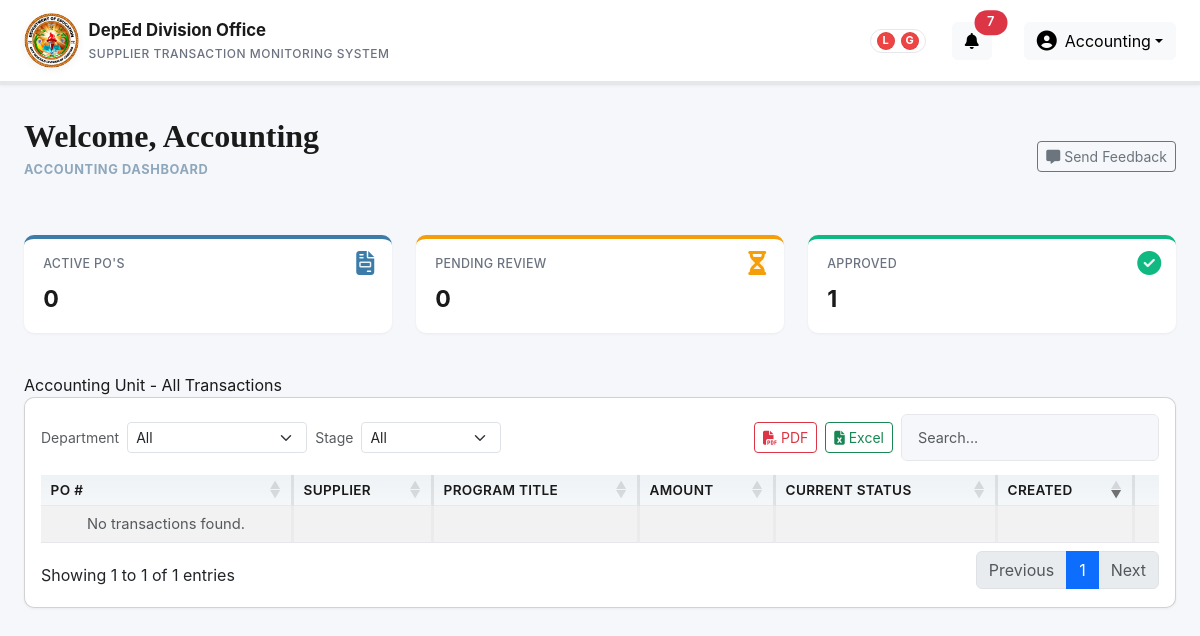
Before: /dashboard.php (signed in) with the older database file.
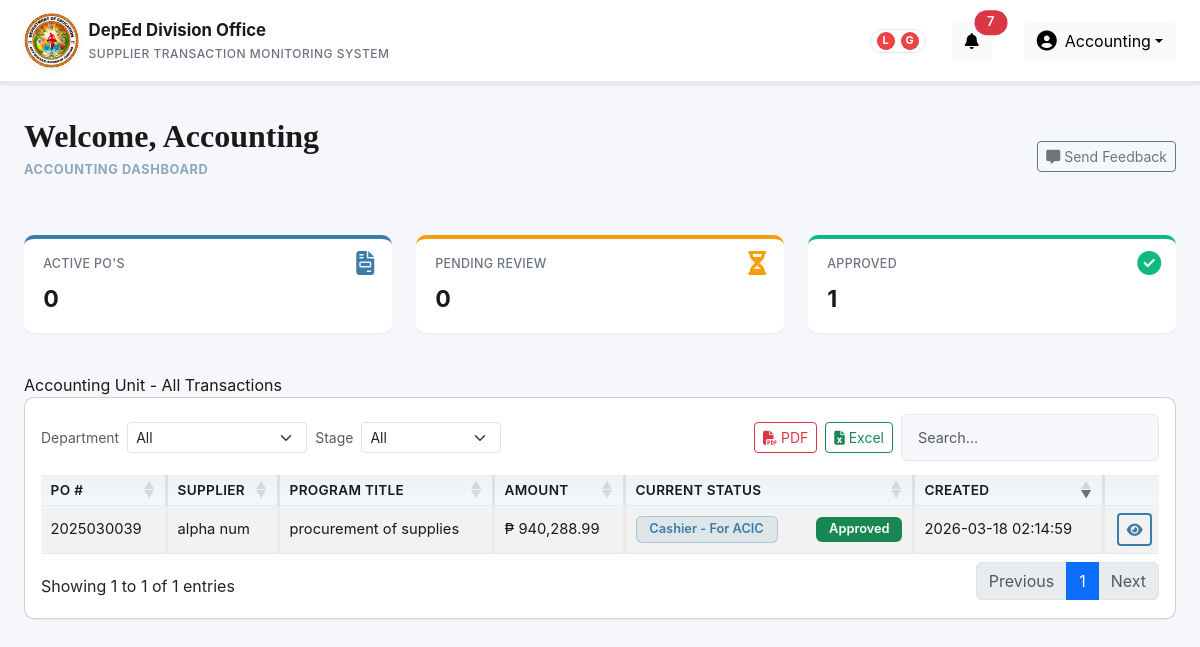
After: the same page with the newer database file.
### tables this page shows
CREATE TABLE `transactions` (
  `id` int(11) NOT NULL,
  `supplier_id` int(11) NOT NULL,
  `po_number` varchar(100) NOT NULL,
  `program_title` varchar(255) NOT NULL,
  `po_type` varchar(50) DEFAULT NULL,
  `proponent` varchar(255) DEFAULT NULL,
  `coverage_start` date DEFAULT NULL,
  `coverage_end` date DEFAULT NULL,
  `expected_date` varchar(255) DEFAULT NULL,
  `amount` decimal(15,2) NOT NULL,
  `created_at` timestamp NOT NULL DEFAULT current_timestamp(),
  `proc_status` varchar(100) DEFAULT NULL,
  `proc_remarks` text DEFAULT NULL,
  `proc_date` date DEFAULT NULL,
  `supply_status` varchar(100) DEFAULT NULL,
  `supply_delivery_receipt` varchar(100) DEFAULT NULL,
  `supply_sales_invoice` varchar(100) DEFAULT NULL,
  `supply_remarks` text DEFAULT NULL,
  `supply_date` date DEFAULT NULL,
  `acct_status` varchar(100) DEFAULT NULL,
  `acct_remarks` text DEFAULT NULL,
  `acct_dv_number` varchar(100) DEFAULT NULL,
  `acct_dv_date` date DEFAULT NULL,
  `acct_dv_amount` decimal(15,2) DEFAULT NULL,
  `acct_date` date DEFAULT NULL,
  `budget_ors_number` varchar(100) DEFAULT NULL,
  `budget_ors_date` date DEFAULT NULL,
  `budget_status` varchar(100) DEFAULT NULL,
  `budget_demandability` varchar(100) DEFAULT NULL,
  `budget_remarks` text DEFAULT NULL,
  `cashier_status` varchar(100) DEFAULT NULL,
  `cashier_remarks` text DEFAULT NULL,
  `cashier_or_number` varchar(100) DEFAULT NULL,
  `cashier_or_date` date DEFAULT NULL,
  `cashier_landbank_ref` varchar(150) DEFAULT NULL,
  `cashier_payment_date` date DEFAULT NULL,
  `supply_partial_delivery_date` date DEFAULT NULL,
  `supply_delivery_date` date DEFAULT NULL
);

CREATE TABLE `suppliers` (
  `id` int(11) NOT NULL,
  `name` varchar(255) NOT NULL,
  `created_at` timestamp NOT NULL DEFAULT current_timestamp(),
  `email` varchar(255) DEFAULT NULL
);

### partials/partials_transactions_table.php (the view, shortened to what the changed rows need)
<?php
$role = $_SESSION['role'] ?? '';
$where = [];
$params = [];
try {
    $db->exec('CREATE TABLE IF NOT EXISTS transaction_handoffs (
        id INT(11) NOT NULL AUTO_INCREMENT,
        transaction_id INT(11) NOT NULL,
        from_dept VARCHAR(32) NOT NULL,
        to_dept VARCHAR(32) NOT NULL,
        forwarded_at DATETIME NOT NULL,
        received_at DATETIME NULL DEFAULT NULL,
        delay_seconds INT(11) NULL DEFAULT NULL,
        exceeded_grace TINYINT(1) NOT NULL DEFAULT 0,
        created_by_user_id INT(11) DEFAULT NULL,
        received_by_user_id INT(11) DEFAULT NULL,
        PRIMARY KEY (id),
        KEY idx_tx_open (transaction_id, received_at),
        KEY idx_tx_time (transaction_id, forwarded_at)
    ) ENGINE=InnoDB DEFAULT CHARSET=utf8mb4 COLLATE=utf8mb4_general_ci');
} catch (Exception $e) {
}
if (in_array($role, ['supply', 'accounting', 'budget', 'cashier'], true)) {
    $where[] = 'EXISTS (
        SELECT 1
        FROM transaction_handoffs h
        WHERE h.transaction_id = t.id AND h.to_dept = ?
        LIMIT 1
    )';
    $params[] = $role;
}
$sql = 'SELECT t.*, s.name AS supplier_name
        FROM transactions t
        JOIN suppliers s ON t.supplier_id = s.id';
if ($where) {
    $sql .= ' WHERE ' . implode(' AND ', $where);
}
$sql .= ' ORDER BY t.created_at DESC';
$stmt = $db->prepare($sql);
$stmt->execute($params);
$transactions = $stmt->fetchAll();
?>
<div class="card table-wrapper">
    <div class="card-body">
        <div class="table-responsive">
            <table id="transactionsTable" class="table table-sm table-hover table-striped align-middle datatable table-compact">
                <thead class="table-light">
                <tr>
                    <th>PO #</th>
                    <th>Supplier</th>
                    <th>Program Title</th>
                    <th>Amount</th>
                    <th>Current Status</th>
                    <th>Created</th>
                    <th></th>
                </tr>
                </thead>
                <tbody id="transactionsBody">
            <?php if (!$transactions): ?>
                <tr>
                    <td class="text-center text-muted">No transactions found.</td>
                    <td></td>
                    <td></td>
                    <td></td>
                    <td></td>
                    <td></td>
                    <td></td>
                </tr>
            <?php else: ?>
                <?php foreach ($transactions as $t): ?>
                    <?php
                    $status = 'NEW';
                    $statusDept = '';
                    $nextDept = '';
                    $globalStage = 'active';
                    $has = function ($v): bool {
                        return trim((string)($v ?? '')) !== '';
                    };
                    if ($has($t['cashier_status'])) {
                        $status = $t['cashier_status'];
                        $statusDept = 'Cashier';
                        $nextDept = '';
                    } elseif ($has($t['acct_status'])) {
                        $status = $t['acct_status'];
                        $statusDept = 'Accounting';
                        $nextDept = '';
                    } elseif ($has($t['budget_status'])) {
                        $status = $t['budget_status'];
                        $statusDept = 'Budget';
                        $nextDept = '';
                    } elseif ($has($t['supply_status'])) {
                        $status = $t['supply_status'];
                        $statusDept = 'Supply';
                        $nextDept = '';
                    } elseif ($has($t['proc_status'])) {
                        $status = $t['proc_status'];
                        $statusDept = 'Procurement';
                        $nextDept = '';
                    } elseif (!empty($t['proc_date'])) {
                        $nextDept = '';
                    } else {
                        $nextDept = '';
                    }
                    $statusLabel = $statusDept ? ($statusDept . ' - ' . $status) : $status;
                    if ($has($t['cashier_status'])) {
                        $globalStage = 'approved';
                    } elseif ($has($t['supply_status']) || $has($t['acct_status']) || $has($t['budget_status'])) {
                        $globalStage = 'pending';
                    } else {
                        $globalStage = 'active';
                    }
                    $stageLabel = '';
                    $stageClass = '';
                    if ($role === 'procurement') {
                        if ($has($t['cashier_status'])) {
                            $stageLabel = 'Approved';
                            $stageClass = 'bg-success';
                        } elseif ($has($t['supply_status']) || $has($t['acct_status']) || $has($t['budget_status'])) {
                            $stageLabel = 'Pending';
                            $stageClass = 'bg-warning text-dark';
                        } elseif ($has($t['proc_status']) && !$has($t['supply_status'])) {
                            $stageLabel = 'Active';
                            $stageClass = 'bg-primary';
                        }
                    } elseif ($role === 'accounting') {
                        if ($has($t['cashier_status'])) {
                            $stageLabel = 'Approved';
                            $stageClass = 'bg-success';
                        } elseif ($has($t['acct_status']) && !$has($t['cashier_status'])) {
                            $stageLabel = 'Pending';
                            $stageClass = 'bg-warning text-dark';
                        } elseif (($has($t['supply_status']) && !$has($t['acct_status'])) || ($has($t['budget_status']) && !$has($t['cashier_status']))) {
                            $stageLabel = 'Active';
                            $stageClass = 'bg-primary';
                        }
                    }
                    $statusClass = 'badge-info';
                    $filterStage = $stageLabel !== '' ? strtolower($stageLabel) : $globalStage;
                    ?>
                    <tr data-next-dept="<?php echo htmlspecialchars($nextDept); ?>" data-status-dept="<?php echo htmlspecialchars(strtolower($statusDept)); ?>" data-stage="<?php echo htmlspecialchars($filterStage); ?>">
                        <td><?php echo htmlspecialchars($t['po_number']); ?></td>
                        <td><?php echo htmlspecialchars($t['supplier_name']); ?></td>
                        <td><?php echo htmlspecialchars($t['program_title']); ?></td>
                        <td>₱ <?php echo number_format($t['amount'], 2); ?></td>
                        <td>
                            <div class="d-flex justify-content-between align-items-center gap-2">
                                <span class="badge <?php echo $statusClass; ?>"><?php echo htmlspecialchars($statusLabel); ?></span>
                                <?php if ($stageLabel !== ''): ?>
                                    <span class="badge <?php echo htmlspecialchars($stageClass); ?>"><?php echo htmlspecialchars($stageLabel); ?></span>
                                <?php endif; ?>
                            </div>
                        </td>
                        <td><?php echo htmlspecialchars($t['created_at']); ?></td>
                        <td class="text-end">
                            <a class="btn btn-outline-primary btn-sm" aria-label="View or update transaction" title="View / Update"
                               href="transaction_view.php?id=<?php echo (int)$t['id']; ?>">
                                <i class="fas fa-eye"></i>
                            </a>
                        </td>
                    </tr>
                <?php endforeach; ?>
            <?php endif; ?>
                </tbody>
            </table>
        </div>
    </div>
    </div>
</div>

Changed rows visible on the page:
now on this page (row edited): transactions: po_number "2025030039", supplier.name "alpha num", program_title "procurement of supplies", amount "940,288.99", cashier_status "Cashier - For ACIC", cashier_status "Approved", created_at "2026-03-18 02:14:59"
Other visible differences:
text no longer shown: "No transactions found."
